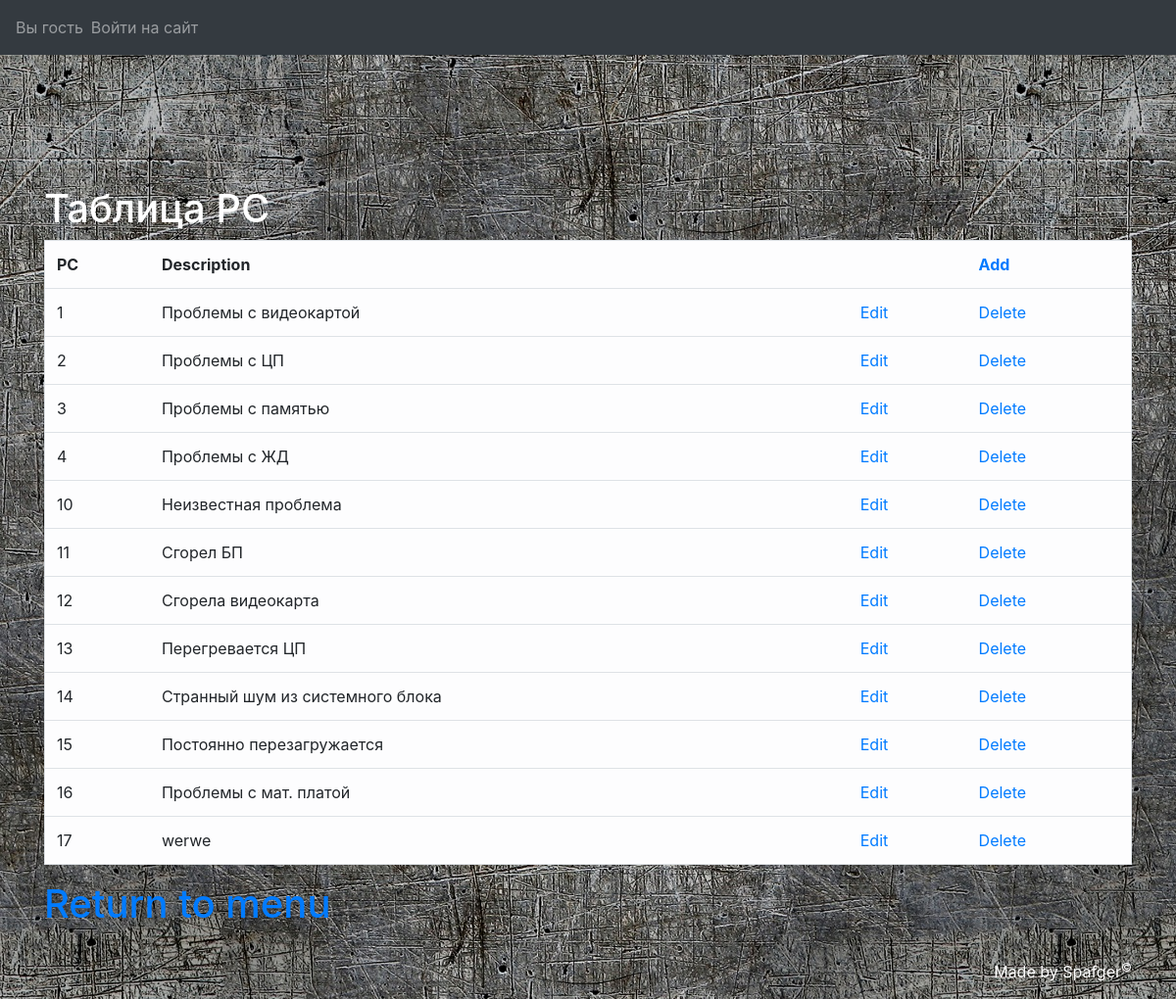
Page /LabaUD/mainmenu/PC/outpc on the committed database.
### LabaUD/models.py (models this page shows, shortened)
class Pc(models.Model):
    id_pc = models.AutoField(primary_key=True)
    description_pc = models.CharField(max_length=128)

### LabaUD/views.py (the view)
def outpc(request):
    cur_user = get_user(request)
    pc_list = Pc.objects.all()
    return render(request, "bdedit/PC/outpc.html", locals())

### templates/bdedit/PC/outpc.html (shortened to what this page needs)
{% extends "base.html" %}
{% block content %}
    <div class="container">
        <h1 style="color: #FFFFFF">Таблица PC</h1>
        <table class="table table-light border table-hover" align="center">
            <tr class="bold_text">
                <td>PC</td>
                <td>Description</td><td></td>
                <td><a href="{% url "add_pc" %}">Add</a></td>
            </tr>
            {% for pc in pc_list %}
                <tr>
                    <td>{{ pc.id_pc }}</td>
                    <td>{{ pc.description_pc }}</td>
                    <td><a href="{% url "edit_pc" pc.id_pc %}">Edit</a></td>
                    <td><a href="{% url "delete_pc" pc.id_pc %}">Delete</a></td>
                </tr>
            {% endfor %}
        </table>
        <h1><a href="../../mainmenu">Return to menu</a>
        </h1>
    </div>
{% endblock content %}

### LabaUD/static/css/styles.css (style rules this page uses)
.bold_text { font-weight: bold; }

### rows in the picture
Pc: id_pc "1", description_pc "Проблемы с видеокартой"
Pc: id_pc "2", description_pc "Проблемы с ЦП"
Pc: id_pc "3", description_pc "Проблемы с памятью"
Pc: id_pc "4", description_pc "Проблемы с ЖД"
Pc: id_pc "10", description_pc "Неизвестная проблема"
Pc: id_pc "11", description_pc "Сгорел БП"
Pc: id_pc "12", description_pc "Сгорела видеокарта"
Pc: id_pc "13", description_pc "Перегревается ЦП"
Pc: id_pc "14", description_pc "Странный шум из системного блока"
Pc: id_pc "15", description_pc "Постоянно перезагружается"
Pc: id_pc "16", description_pc "Проблемы с мат. платой"
Pc: id_pc "17", description_pc "werwe"
